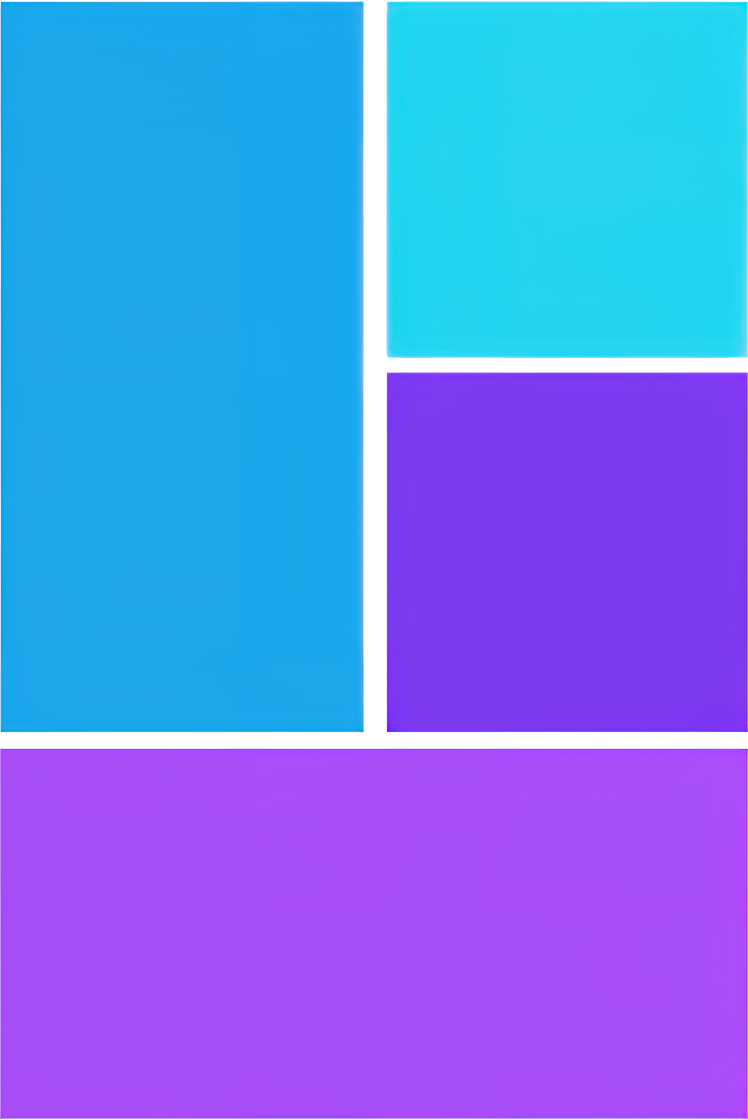
#> input picture isotipo.png, 2244 x 3360 px (shown at 1/3 size)
$ python -i image_ops.py   (imports and definitions only)
#> lines starting #> are read from the running program, lines starting #| are printed output that depends on the picture; after the words box and inside, x2 and y2 are one past the last pixel; in counts of white or black regions, pixels touching at a corner belong together
#> further down, picture is the input picture: PIL image 2244x3360 RGBA; mean R, G, B, A 97.9, 128.8, 241.1, 243.5
"""
Módulo de Procesamiento de Imágenes para PliegosPro.
Proporciona filtros de preimpresión (asfixia, trazo, umbral), remoción acelerada con NumPy,
generación de miniaturas optimizadas y gestión controlada de memoria para deshacer (undo).
"""

from typing import Tuple, Optional, Dict, Any
from PIL import Image, ImageFilter
import numpy as np

# Protección contra Decompression Bombs (DDoS por memoria RAM / OOM)
# Límite de 90 Megapíxeles: suficiente para pliegos completos de 58x100cm a 300 DPI (~81 MP),
# previniendo ataques de descompresión maliciosa que colapsen el servidor por OOM.
Image.MAX_IMAGE_PIXELS = 90_000_000


# [152 lines left out: functions get_preview_with_bg, apply_alpha_threshold, apply_white_choke, apply_white_stroke, remove_specific_color, remove_luminance and 6 more, not called in this run]


# --- HERRAMIENTAS AVANZADAS RIP Y EDICIÓN ---
def detect_fine_lines(img: Image.Image, min_thickness_mm: float = 0.3, dpi: int = 300) -> Tuple[bool, float, Optional[Image.Image]]:
    """
    Detecta trazos y detalles inferiores al grosor mínimo recomendado para DTF (< 0.3 mm).
    Optimizado para respetar tramas de semitonos (halftones) y degradados sin falsos positivos.
    Utiliza apertura morfológica (Top-Hat) sobre el canal alfa.
    Retorna (hay_trazos_finos, porcentaje_afectado, imagen_con_resalte).
    """
#> called with min_thickness_mm = 0.3, dpi = 300
    if img.mode != 'RGBA':
        img = img.convert('RGBA')

    # Para 0.3 mm a 300 DPI: target ~3.5 px -> k=3 (filtra trazos < 0.25-0.30 mm)
    target_px = int(round((min_thickness_mm * dpi) / 25.4))
    if target_px <= 3:
        k = 3
    elif target_px % 2 == 0:
        k = target_px - 1  # Redondeamos hacia abajo para no sobre-estimar en tramas/semitonos
    else:
        k = target_px
    k = max(3, k)

    alpha = img.split()[3]
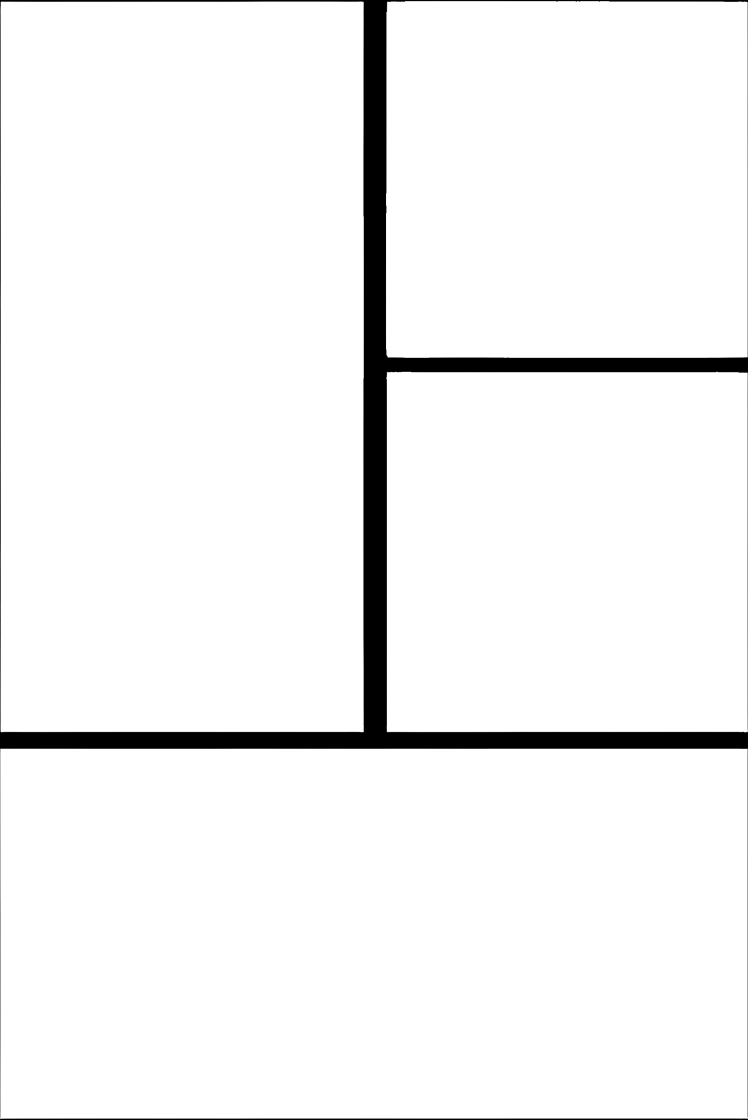
#> alpha: PIL image 2244x3360 L (shown at 1/3 size); min 0, max 255, mean 243.5
    bin_alpha = alpha.point(lambda p: 255 if p > 40 else 0)
#> bin_alpha: PIL image 2244x3360 L; 95.7% white; 26 black regions (17 under 20 px), largest, box (x1, y1, x2, y2) and area: (0, 0, 2244, 2246) 316006, (0, 3356, 2244, 3360) 8922, (2243, 2254, 2244, 3349) 1095

    # Apertura morfológica (Erosión + Dilatación)
    eroded = bin_alpha.filter(ImageFilter.MinFilter(k))
#> eroded: PIL image 2244x3360 L; 95.4% white; 20 black regions (7 under 20 px), largest, box (x1, y1, x2, y2) and area: (0, 0, 2244, 2247) 331380, (0, 3355, 2244, 3360) 11170, (2242, 2248, 2244, 3350) 2204
    opened = eroded.filter(ImageFilter.MaxFilter(k))
#> opened: PIL image 2244x3360 L; 95.7% white; 20 black regions (11 under 20 px), largest, box (x1, y1, x2, y2) and area: (0, 0, 2244, 2246) 316016, (0, 3356, 2244, 3360) 8924, (2243, 2249, 2244, 3349) 1100

    arr_bin = np.array(bin_alpha)
    arr_opened = np.array(opened)

    diff = (arr_bin > 0) & (arr_opened == 0)
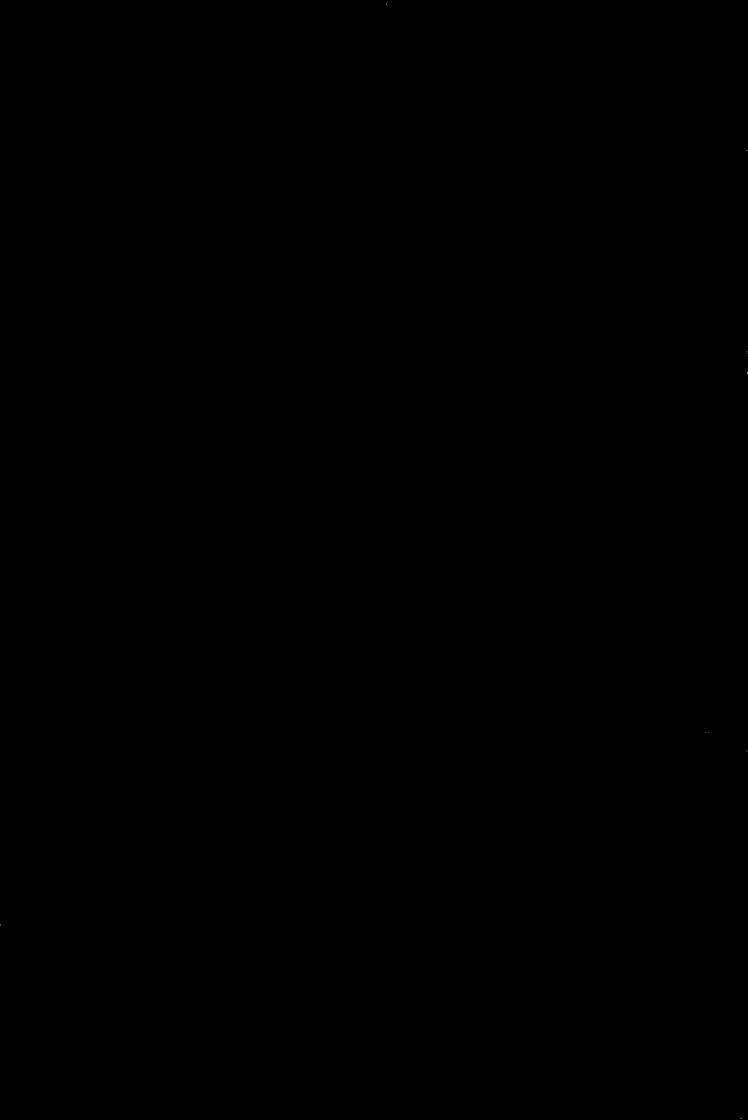
#> diff: shape (3360, 2244) bool (shown at 1/3 size); 0% white in thin lines or dots
    total_opaque = np.count_nonzero(arr_bin > 0)
#> total_opaque = 7212094
    fine_px = np.count_nonzero(diff)
#> fine_px = 19

    if total_opaque == 0:
        return False, 0.0, None

    pct = float((fine_px / total_opaque) * 100.0)
#> pct = 0.000263
    # Con k=3 (0.3 mm), el umbral se activa al 1.0% para tolerar el anti-aliasing natural
    # de los bordes y las tramas de semitono finas sin falsas alarmas.
    has_fine = bool(pct >= 1.0)
#> has_fine = False

    # Generar visualización con resalte fucsia fluorescente
    ov_data = np.array(img).copy()
    ov_data[diff] = [255, 0, 128, 255]
    vis_img = Image.fromarray(ov_data)

    return has_fine, round(pct, 2), vis_img


# [30 lines left out: functions reinforce_fine_lines, apply_canvas_erasure, not called in this run]

>>> from PIL import Image
>>> picture = Image.open('isotipo.png')
>>> result = detect_fine_lines(picture)
